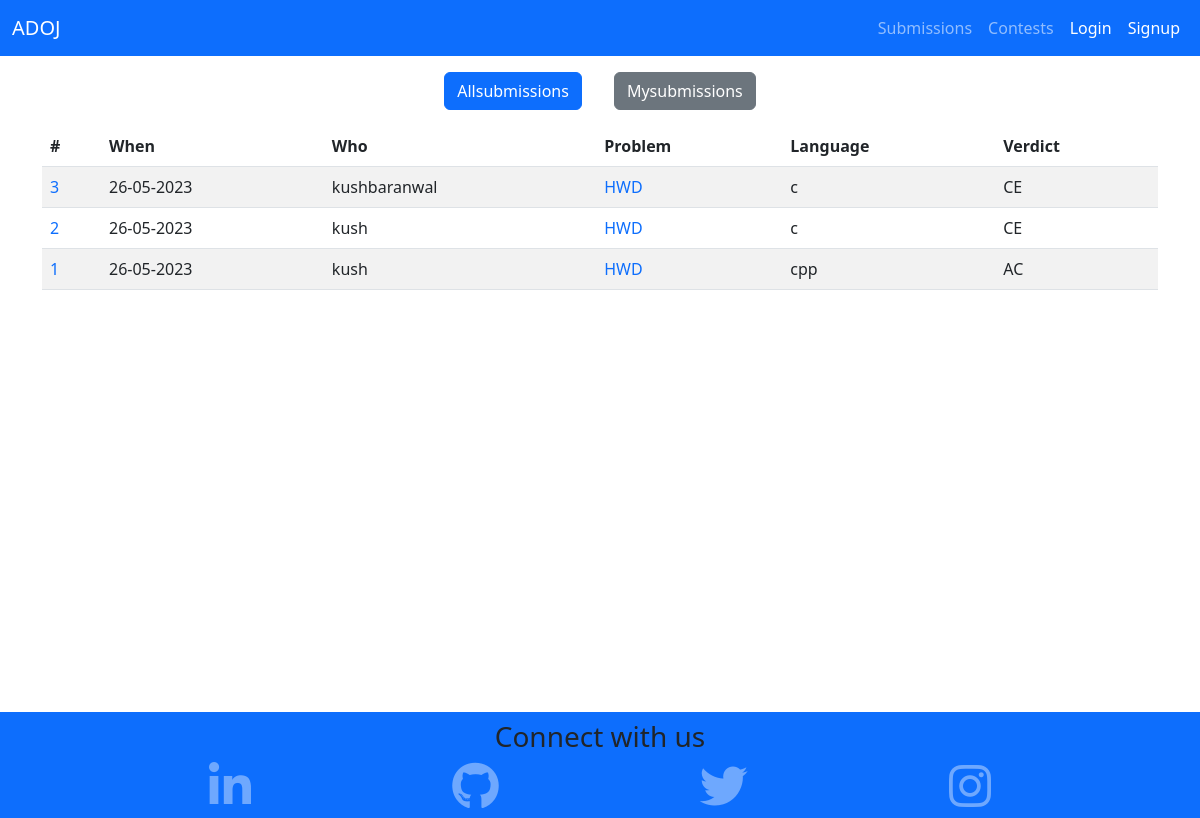
The app's page /leaderboard/, older data.
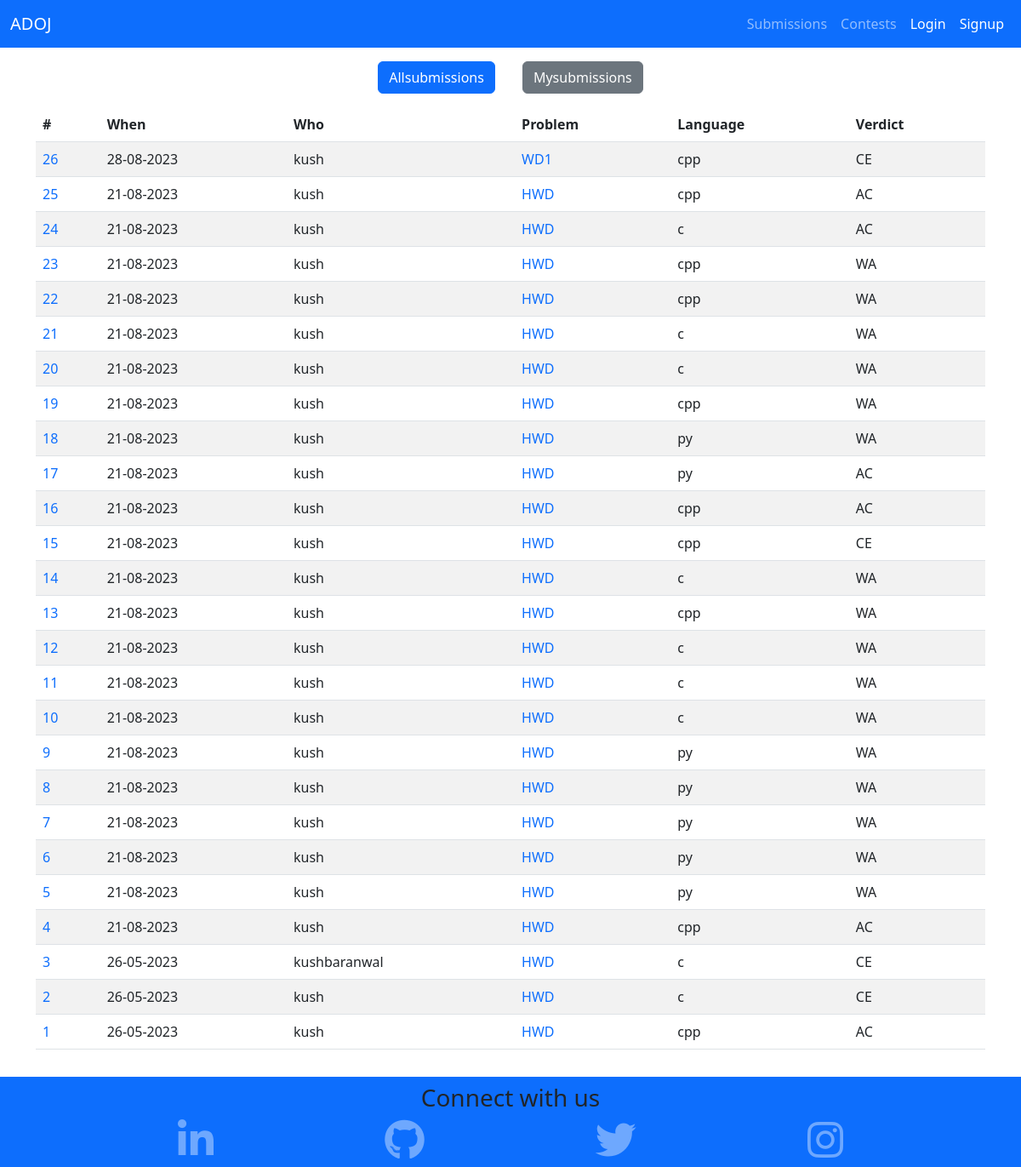
The same page, newer data.
### home/models.py (models this page shows, shortened)
class Solution(models.Model):
    username = models.ForeignKey(
        User, max_length=50, on_delete=models.CASCADE, default=None
    )
    problem_code = models.ForeignKey(Problem, on_delete=models.CASCADE, default=None)
    language = models.CharField(
        max_length=7,
        choices=(("c", "C"), ("cpp", "C++"), ("py", "Python"), ("java", "Java")),
    )
    solution_code = models.TextField()
    verdict = models.CharField(max_length=50)
    submittedAt = models.DateTimeField(auto_now=True)

class Problem(models.Model):
    name = models.CharField(max_length=50)
    code = models.CharField(max_length=50)
    statement = RichTextField(blank=True, null=True)
    input_formate = RichTextField(blank=True, null=True)
    output_formate = RichTextField(blank=True, null=True)
    problem_constraint = RichTextField(blank=True, null=True)
    difficulty = models.CharField(
        max_length=10,
        choices=(("easy", "Easy"), ("medium", "Medium"), ("hard", "Hard")),
    )
    live = models.BooleanField(default=False)
    def __str__(self):
        return self.code

### home/views.py (the view)
# urls.py: path("leaderboard/", views.leaderboard, name="leaderboard"),
def leaderboard(request):
    try:
        allsub = request.GET.get("all", None)
        if request.user.is_authenticated:
            solutions = Solution.objects.filter(username=request.user)
            messages.error(
                request,
                "Please login to see submissions.",
                extra_tags="alert alert-danger alert-dismissible fade show",
            )
        else:
            allsub = "True"
        if allsub == "True":
            solutions = Solution.objects.all()
        solutions = solutions.order_by("-submittedAt")
    except Solution.DoesNotExist:
        messages.error(
            request,
            "solution does not exist, try again.",
            extra_tags="alert alert-danger alert-dismissible fade show",
        )
        return redirect("leaderboard")
    return render(request, "home/leaderboard.html", {"solutions": solutions})

### templates/home/leaderboard.html
{% extends 'base.html' %}
{% block content %}
<div class="container d-flex flex-wrap justify-content-center align-items-center my-3">
  <a class="btn btn-{% if 'all' in request.GET %}secondary{% else %}primary{% endif %} mx-3" href="?all=True"
    role="button">Allsubmissions</a>
  <a class="btn btn-{% if 'all' in request.GET %}primary{% else %}secondary{% endif %} mx-3" href="?all=False"
    role="button">Mysubmissions</a>
</div>
<div class="container d-flex flex-wrap justify-content-center align-items-center my-3">
{% if solutions %}
<table class="table table-striped">
  <thead>
    <tr>
      <th id="codeid">#</th>
      <th>When</th>
      <th>Who</th>
      <th class="problem">Problem</th>
      <th>Language</th>
      <th>Verdict</th>
    </tr>
  </thead>
  <tbody>
    {% for sol in solutions %}
    <tr>
      <td><a class="text-decoration-none" href="{% url 'home:solution' sol.id %}">{{sol.id}}</a></td>
      <td>{{sol.submittedAt|date:"d-m-Y"}}</td>
      <td>{{sol.username}}</td>
      <td>
        <a class="text-decoration-none"
          href="{% url 'home:problem' sol.problem_code.id %}">{{sol.problem_code}}</a>
      </td>
      <td>
        {{sol.language}}
      </td>
      <td>
        {{sol.verdict}}
      </td>
    </tr>
    {% endfor %}
  </tbody>
</table>
{% else %}
<h3 class="text-center">No submission found</h3>
{% endif %}
</div>
{% endblock content %}

Row changes from the older to the newer data that the page shows:
added Solution: id "26", submittedAt "28-08-2023", username "kush", problem_code "WD1", language "cpp", verdict "CE"
added Solution: id "25", submittedAt "21-08-2023", username "kush", problem_code "HWD", language "cpp", verdict "AC"
added Solution: id "24", submittedAt "21-08-2023", username "kush", problem_code "HWD", language "c", verdict "AC"
added Solution: id "23", submittedAt "21-08-2023", username "kush", problem_code "HWD", language "cpp", verdict "WA"
added Solution: id "22", submittedAt "21-08-2023", username "kush", problem_code "HWD", language "cpp", verdict "WA"
added Solution: id "21", submittedAt "21-08-2023", username "kush", problem_code "HWD", language "c", verdict "WA"
added Solution: id "20", submittedAt "21-08-2023", username "kush", problem_code "HWD", language "c", verdict "WA"
added Solution: id "19", submittedAt "21-08-2023", username "kush", problem_code "HWD", language "cpp", verdict "WA"
added Solution: id "18", submittedAt "21-08-2023", username "kush", problem_code "HWD", language "py", verdict "WA"
added Solution: id "17", submittedAt "21-08-2023", username "kush", problem_code "HWD", language "py", verdict "AC"
added Solution: id "16", submittedAt "21-08-2023", username "kush", problem_code "HWD", language "cpp", verdict "AC"
added Solution: id "15", submittedAt "21-08-2023", username "kush", problem_code "HWD", language "cpp", verdict "CE"
added Solution: id "14", submittedAt "21-08-2023", username "kush", problem_code "HWD", language "c", verdict "WA"
added Solution: id "13", submittedAt "21-08-2023", username "kush", problem_code "HWD", language "cpp", verdict "WA"
added Solution: id "12", submittedAt "21-08-2023", username "kush", problem_code "HWD", language "c", verdict "WA"
added Solution: id "11", submittedAt "21-08-2023", username "kush", problem_code "HWD", language "c", verdict "WA"
added Solution: id "10", submittedAt "21-08-2023", username "kush", problem_code "HWD", language "c", verdict "WA"
added Solution: id "9", submittedAt "21-08-2023", username "kush", problem_code "HWD", language "py", verdict "WA"
added Solution: id "8", submittedAt "21-08-2023", username "kush", problem_code "HWD", language "py", verdict "WA"
added Solution: id "7", submittedAt "21-08-2023", username "kush", problem_code "HWD", language "py", verdict "WA"
added Solution: id "6", submittedAt "21-08-2023", username "kush", problem_code "HWD", language "py", verdict "WA"
added Solution: id "5", submittedAt "21-08-2023", username "kush", problem_code "HWD", language "py", verdict "WA"
added Solution: id "4", submittedAt "21-08-2023", username "kush", problem_code "HWD", language "cpp", verdict "AC"
